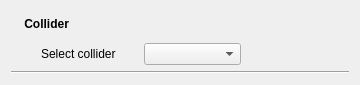
<?xml version="1.0" encoding="UTF-8"?>
<ui version="4.0">
 <class>Collider</class>
 <widget class="QWidget" name="Collider">
  <property name="geometry">
   <rect>
    <x>0</x>
    <y>0</y>
    <width>360</width>
    <height>85</height>
   </rect>
  </property>
  <property name="windowTitle">
   <string>Form</string>
  </property>
  <layout class="QGridLayout" name="gridLayout">
   <item row="0" column="0">
    <layout class="QVBoxLayout" name="verticalLayout">
     <item>
      <widget class="QLabel" name="label">
       <property name="font">
        <font>
         <weight>75</weight>
         <bold>true</bold>
        </font>
       </property>
       <property name="text">
        <string>    Collider</string>
       </property>
      </widget>
     </item>
     <item>
      <layout class="QHBoxLayout" name="horizontalLayout">
       <property name="leftMargin">
        <number>30</number>
       </property>
       <property name="topMargin">
        <number>0</number>
       </property>
       <property name="rightMargin">
        <number>108</number>
       </property>
       <item>
        <widget class="QLabel" name="label_2">
         <property name="text">
          <string>Select collider</string>
         </property>
        </widget>
       </item>
       <item>
        <widget class="QComboBox" name="comboBox"/>
       </item>
      </layout>
     </item>
     <item>
      <widget class="Line" name="line">
       <property name="orientation">
        <enum>Qt::Horizontal</enum>
       </property>
      </widget>
     </item>
    </layout>
   </item>
  </layout>
 </widget>
 <resources/>
 <connections/>
</ui>
